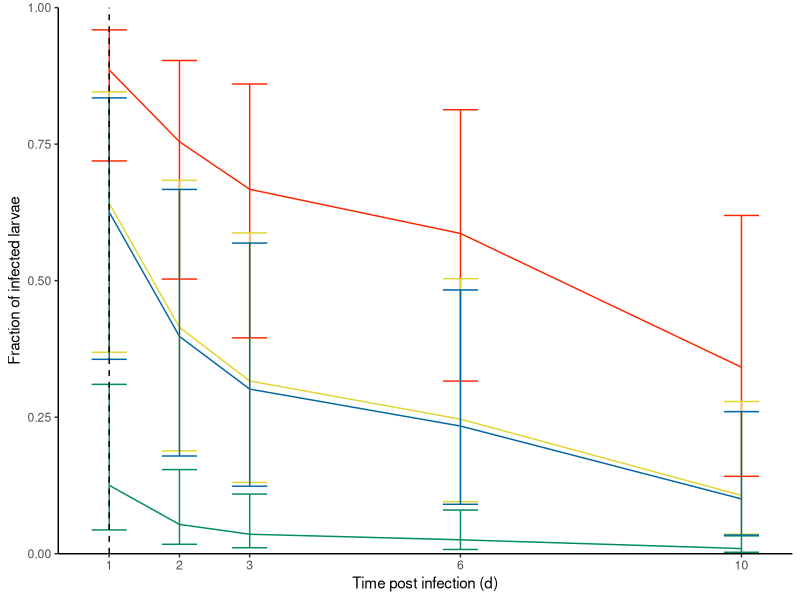
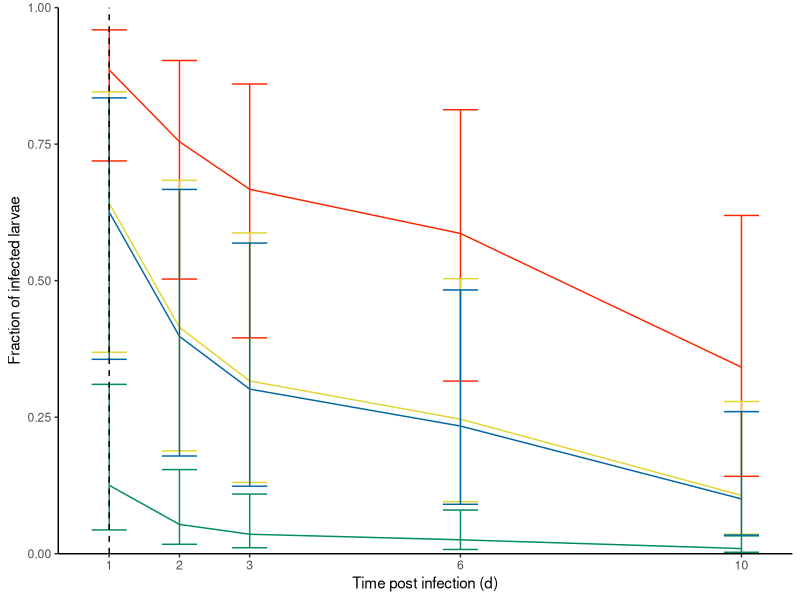

Here is the R script that generated these plots, in order:
## ---- chunk 1
library(readxl)
library(lubridate)
library(mgcv)
library(ggplot2)
library(ggsignif)
library(readr)
library(emmeans)
library(tidyr)
library(plyr)
library(dplyr)
## ---- chunk 2
dat <- data.frame(read_csv("1d+e_data.csv"))
head(dat)
## ---- chunk 3
dat$Algae <- factor(dat$Algae, levels= c("SSB01", "M. gaditana", "N. oculata", "C. velia"))
dat$Well_ID <- factor(dat$Well_ID)
dat$Time_post_infection <- factor(as.double(dat$Time_post_infection))
dat$Repeat.Date. <- factor(as.character(dat$Repeat.Date.))
dat$infected <- ifelse(dat$Number.of.Symbionts>=1,1,0)
head(dat)
## ---- chunk 4
#model data with generalized linear mixed modes
mod <- gam(infected ~ Algae + Time_post_infection + s(Well_ID, bs="re"),data=dat,family=binomial())
S <- summary(mod)$p.table
S
## ---- chunk 5
#model pairwise comparison (Tukey)
mod.emm.s <-  emmeans(mod, c("Algae","Time_post_infection"))
pairwise <- data.frame(pairs(mod.emm.s))
pairwise$label <- ifelse(pairwise$p.value < 0.001, "***",ifelse(pairwise$p.value < 0.01, "**",ifelse(pairwise$p.value < 0.05, "*","" )))
pairwise <- pairwise %>%  separate(contrast, c("start", "end"), " - ")
pairwise <- pairwise %>%  separate(start, c("Algae_1", "t.p.i_1"),  sep="\\s+(?=\\S*$)")
pairwise <- pairwise %>%  separate(end, c("Algae_2", "t.p.i_2"),  sep="\\s+(?=\\S*$)")
head(pairwise)
write_csv(pairwise, "1d_pairwise.csv")
## ---- chunk 6
result <- data.frame(mod.emm.s)
summary <- data.frame(Algae=result$Algae)
#Transform data (linkfunction)
summary$Time_post_infection <- as.numeric(as.character(result$Time_post_infection))
summary$mean<- plogis(result$emmean)
summary$down <- plogis(result$lower.CL)
summary$up <- plogis(result$upper.CL)
summary
write_csv(summary, "1d_summary.csv")
## ---- chunk 7
P1 <- ggplot(data = summary) + 
  geom_line(aes(x = Time_post_infection, y = mean, color = Algae),show.legend = FALSE)+ 
  geom_errorbar(aes(x = Time_post_infection, group=Algae, y = mean, ymin=down, ymax=up, color = Algae), width=.5, show.legend = FALSE) +
  theme_classic() +
  scale_color_manual(breaks = c("SSB01", "M. gaditana", "N. oculata", "C. velia"),
                     values=c("#FF2500","#E0D532","#008D58","#0067A2")) +
  labs(x = "Time post infection (d)", y = "Fraction of infected larvae") +
  scale_y_continuous(expand = c(0, 0),limits = c(0,1)) +
  scale_x_continuous(breaks = c(1,2,3,6,10)) +
  geom_vline(xintercept = 1, linetype  = 2)
plot(P1)
ggsave("Figure_1d.pdf",width=16,height=11,units="cm")
## ---- chunk 8
# get n count per treatment
ndata <- ddply(dat, c("Algae", "Time_post_infection", "Repeat.Date."), summarise, N = length("Larvae")) 
head(ndata)
n_Figure <- ddply(ndata, c("Algae", "Time_post_infection"), summarise, N = length(Repeat.Date.))
n_Figure
write_csv(n_Figure, "1d_n.csv")
